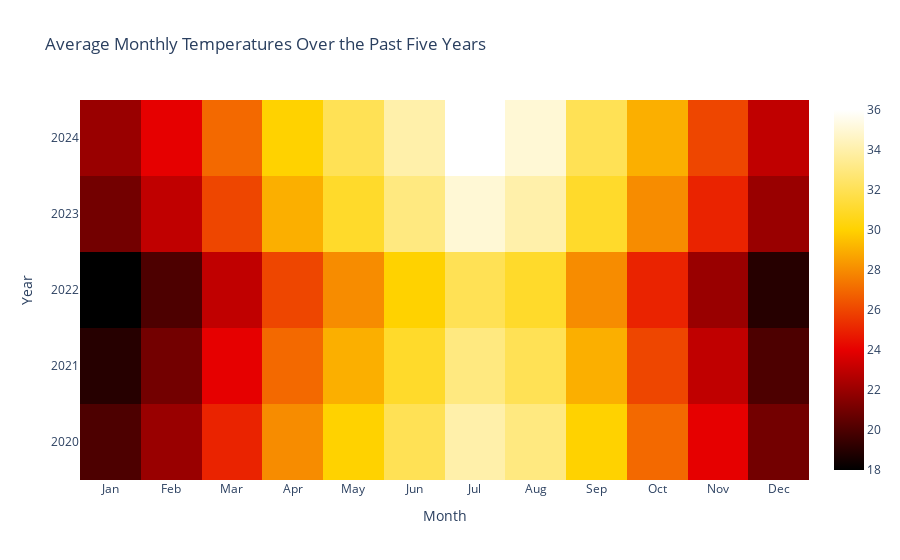

Notebook code cell kept with this figure:
### Code cell
import plotly.graph_objs as go


# Define the month names and years
months = ['Jan', 'Feb', 'Mar', 'Apr', 'May', 'Jun', 'Jul', 'Aug', 'Sep', 'Oct', 'Nov', 'Dec']
years = ['2020', '2021', '2022', '2023','2024']

# Create the heatmap and use 'Hot' for color scale
fig = go.Figure(data=go.Heatmap(
                   z=temperature_data,
                   x=months,
                   y=years,
                   colorscale='Hot'))

# Update layout
fig.update_layout(
    title='Average Monthly Temperatures Over the Past Five Years',
    xaxis_title='Month',
    yaxis_title='Year'
)

# Show plot
fig.show()

### Figure 1 — Plotly figure (JSON) as saved in the notebook; plotly's stock layout.template omitted (floating-point values rounded to 4 significant figures)
{"data": [{"colorscale": [[0, "rgb(0,0,0)"], [0.3333, "rgb(230,0,0)"], [0.6667, "rgb(255,210,0)"], [1, "rgb(255,255,255)"]], "type": "heatmap", "x": ["Jan", "Feb", "Mar", "Apr", "May", "Jun", "Jul", "Aug", "Sep", "Oct", "Nov", "Dec"], "y": ["2020", "2021", "2022", "2023", "2024"], "z": [[20, 22, 25, 28, 30, 32, 34, 33, 30, 27, 24, 21], [19, 21, 24, 27, 29, 31, 33, 32, 29, 26, 23, 20], [18, 20, 23, 26, 28, 30, 32, 31, 28, 25, 22, 19], [21, 23, 26, 29, 31, 33, 35, 34, 31, 28, 25, 22], [22, 24, 27, 30, 32, 34, 36, 35, 32, 29, 26, 23]]}], "layout": {"title": {"text": "Average Monthly Temperatures Over the Past Five Years"}, "xaxis": {"title": {"text": "Month"}}, "yaxis": {"title": {"text": "Year"}}}}
